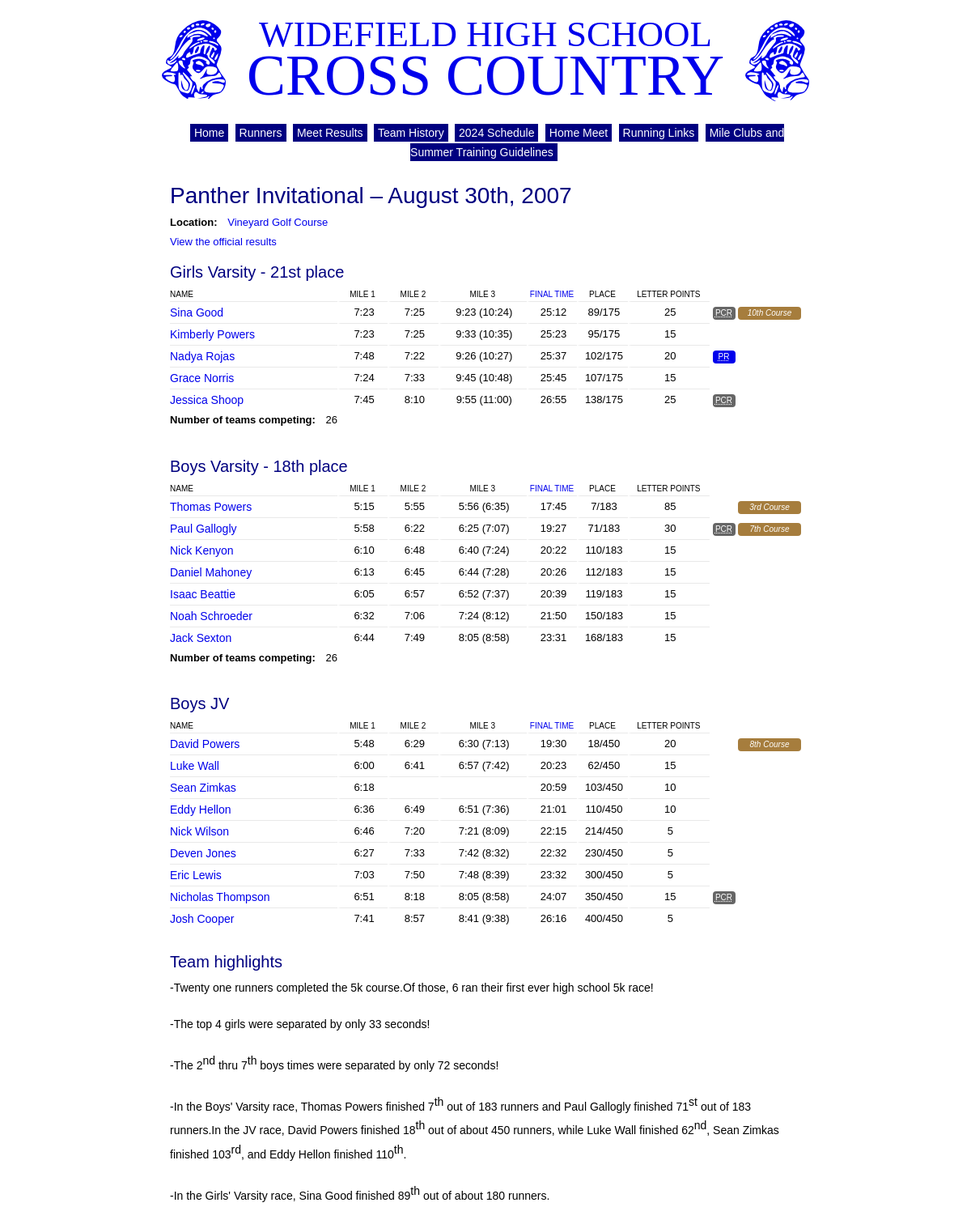
The app's page /meets/1/ with its own data.
### simplemenu/models.py (models this page shows, shortened)
class Menu(models.Model):
	name = models.CharField(max_length=255)
	slug = models.SlugField()
	class Admin:
		pass

class MenuItem(models.Model):
	menu = models.ForeignKey(Menu, on_delete=models.DO_NOTHING)
	url = models.CharField(max_length=1024)
	title = models.CharField(max_length=100)
	description = models.CharField(max_length=255,blank=True,null=True)
	sort = models.IntegerField(default=0)
	class Meta:
		ordering = ['sort']
	class Admin:
		pass

### crosscountry/models.py (models this page shows, shortened)
class Meet(models.Model):
  name = models.CharField(max_length=255, blank=True)
  course = models.ForeignKey(Course,on_delete=models.SET_NULL, null=True, blank=True) # course can be null for meets that are not on a specific course on_delete=models.CASCADE,
  occurred_at = models.DateTimeField('date')
  num_teams = models.IntegerField(null=True,blank=True)
  official_results_url = models.URLField(blank=True, null=True)
  summary = models.TextField(null=True,blank=True)
  team_place_female = models.IntegerField(null=True,editable=False)
  top_finish_female = models.IntegerField(null=True,editable=False)
  pack_time_female = models.IntegerField(null=True,editable=False)
  team_place_male = models.IntegerField(null=True,editable=False)
  top_finish_male = models.IntegerField(null=True,editable=False)
  pack_time_male = models.IntegerField(null=True,editable=False)
  objects = MeetManager()
  class Admin:
    list_display = ('name','course','team_place_female','team_place_male','top_finish_female','top_finish_male')
  class Meta:
    db_table = 'crosscountry_meet'
    ordering = ['-occurred_at']
  def get_absolute_url(self):
    return	"/meets/%i/" % self.id

class Course(models.Model):
  name = models.CharField(max_length=255)
  description = models.TextField(null=True,blank=True)
  directions = models.TextField(null=True,blank=True)
  address1 = models.CharField(max_length=255,null=True,blank=True)
  zip_code = models.PositiveIntegerField(null=True,blank=True)
  route_url = models.CharField('Route URL', max_length=255,null=True,blank=True)
  route = models.TextField(null=True,blank=True)
  class Meta:
    ordering = ['name']
    db_table = 'crosscountry_course'
  class Admin:
    list_display = ('name','address1','zip_code')
  def get_absolute_url(self):
    return	"/courses/%i/" % self.id

class Race(models.Model):
  meet = models.ForeignKey(Meet,on_delete=models.SET_NULL, null=True, blank=True)
  team = models.CharField(max_length=3, choices=TEAM_CHOICES)
  time = models.TimeField(null=True,blank=True)
  num_runners = models.IntegerField(null=True,blank=True)
  team_place = models.IntegerField(null=True,blank=True)
  num_teams = models.IntegerField(null=True,blank=True)
  top_finish = models.IntegerField(null=True,editable=False)
  pack_time = models.IntegerField(null=True,editable=False)
  meet_name = models.CharField(max_length=255, editable=False)
  course_name = models.CharField(max_length=255,editable=False)
  occurred_at = models.DateTimeField('date',editable=False)
  class Admin:
    list_display = ('meet','team','course_name','team_place','top_finish','pack_time')
    list_filter = ['team','occurred_at','course_name']
    date_hierarchy = 'occurred_at'
    js = [ '/media/javascript/convert_times.js' ]

class Run(models.Model):
  runner = models.ForeignKey(Runner, on_delete=models.CASCADE)
  race = models.ForeignKey(Race, on_delete=models.CASCADE)
  mile_1_time = models.IntegerField(null=True,blank=True)
  mile_2_time = models.IntegerField(null=True,blank=True)
  split_2 = models.IntegerField(null=True,editable=False)
  split_3 = models.IntegerField(null=True,editable=False)
  final_time = models.IntegerField(null=True,blank=True) # in seconds
  place = models.IntegerField(null=True,blank=True)
  letter_points = models.IntegerField(null=True,editable=False)
  pr = models.BooleanField(editable=False)
  pr_course = models.BooleanField(editable=False)
  sb = models.BooleanField(editable=False)
  all_time_rank = models.IntegerField(editable=False)
  grade_rank = models.IntegerField(editable=False)
  course_rank = models.IntegerField(editable=False)
  gender = models.CharField(max_length=1,editable=False)
  meet = models.ForeignKey(Meet,editable=False, on_delete=models.CASCADE)
  course = models.ForeignKey(Course, editable=False, on_delete=models.CASCADE)
  occurred_at = models.DateTimeField('date', editable=False)
  grade = models.IntegerField(editable=False)
  objects = models.Manager()
  freshmanruns = FreshmanRunsManager()
  sophomoreruns = SophomoreRunsManager()
  juniorruns = JuniorRunsManager()
  seniorruns = SeniorRunsManager()
  class Admin:
    pass
  def mile_3_pace(self):
    return (self.split_3)*(1./1782)*1609

class Runner(models.Model):
  name = models.CharField(max_length=255)
  created_at = models.DateTimeField(auto_now_add = True)
  gender = models.CharField(max_length=1, choices=GENDER_CHOICES)
  year = models.IntegerField()
  people = RunnerManager()
  men = MaleManager()
  women = FemaleManager()
  class Meta:
    ordering = ['name']
    db_table = 'crosscountry_runner'
  class Admin:
    list_filter = ['year','gender']
    search_fields = ['name']
  def get_absolute_url(self):
    return	"/runners/%i/" % self.id

### whsxc/views.py (the view)
# urls.py: path('meets/<int:object_id>/', views.meet_detail),
def meet_detail(request, object_id=-1, sort=None):
    meet = get_object_or_404(Meet, pk=object_id)
    races = meet.race_set.order_by('team')
    if sort == 'final':
        return HttpResponsePermanentRedirect(meet.get_absolute_url())
    if sort == None:
        sort = 'final'
    sort_field = {
    'split1': 'mile_1_time',
    'split2': 'split_2',
    'split3': 'split_3',
    'final': 'final_time',
    'place': 'place',
    'points': 'letter_points',
    }[sort]
    return render(request, 'meets/meet_detail.html', { 'meet': meet, 'races': races, 'sort_runs_by': sort_field,},)

### crosscountry/templatetags/crosscountry_extras.py (called while the page is built)
def less_than(value, num):
  if not value:
    return False
  return value < int(num)

def team_name(value):
  return {
    '1GV': 'Girls Varsity',
    '2BV': 'Boys Varsity',
    '3GJ': 'Girls JV',
    '4BJ': 'Boys JV',
    '5GF': 'Girls Frosh/Soph',
    '6BF': 'Boys Frosh/Soph',
  }[value]

def convert_seconds(value):
  if str(value.__class__) == "<type 'unicode'>":
    return value
  else:
    return "%d:%02d" % (value/60,value%60)

  def render(self, context):
    context['runs'] = context['race'].run_set.order_by(context['sort_runs_by'])
    return ''

### simplemenu/templatetags/simplemenus.py (called while the page is built)
def flatmenu(menuslug=None,cururl=None):
	menu = Menu.objects.get(slug=menuslug)
	menuitems = menu.menuitem_set.all()
	if len(menuitems) < 1:
		return ""
	m = '<ul id="%s-menu" class="flat-menu">' % menuslug
	for mi in menuitems:
		m = m + '<li><a href="%s" title="%s"' % (mi.url, mi.description)
		if cururl == mi.url:
			m = m + ' class="current"'
		m = m + '>%s</a></li>' % mi.title
	m = m + '</ul>'
	return mark_safe(m)

### meets/templates/meets/meet_detail.html (shortened to what this page needs)
{% extends "base.html" %}
{% load crosscountry_extras %}
{% load humanize %}
{% block content %}
  <h1>{% if meet.name %} {{ meet.name }} &ndash; {% endif %} {{ meet.occurred_at|date:"F jS, Y" }}</h1>
  <p class="meet-meta">
    <b>Location:</b>
    <a href="{{ meet.course.get_absolute_url }}">{{ meet.course.name }}</a>
  </p>
  {% if meet.official_results_url %}<p class="meet-meta"><a href="{{ meet.official_results_url }}" title="Click here to see the official results for this meet">View the official results</a></p>{% endif %}
  {% for race in races %}
  {% if race.num_teams or runs %}
  <h2>{{ race.team|team_name }}{% if race.team_place %} <span>- {{ race.team_place|ordinal }} place</span>{% endif %}</h2>
    {% if runs %}
    <table>
      <tr>
        <th class="name">Name</th>
        <th width="8%" {% if sort_runs_by == 'mile_1_time' %}class="selected"{% endif %}><a href="{{ meet.get_absolute_url }}sort-split1/">Mile 1</a></th>
        <th width="8%" {% if sort_runs_by == 'split_2' %}class="selected"{% endif %}><a href="{{ meet.get_absolute_url }}sort-split2/">Mile 2</a></th>
        <th width="14%"{% if sort_runs_by == 'split_3' %} class="selected"{% endif %}><a href="{{ meet.get_absolute_url }}sort-split3/">Mile 3</a></th>
        <th width="8%"{% if sort_runs_by == 'final_time' %} class="selected"{% endif %}><a href="{{ meet.get_absolute_url }}sort-final/">Final <span class="screen-only">time</span></a></th>
        <th width="8%"{% if sort_runs_by == 'place' %} class="selected"{% endif %}><a href="{{ meet.get_absolute_url }}sort-place/">Place</a></th>
        <th width="13%" ><a href="{{ meet.get_absolute_url }}sort-points/"><span class="screen-only">Letter points</span></a></th>
        <th class="personal-records" width="35"></th>
        <th class="ranks" width="78"></th>
      </tr>
      {% for run in runs %}
        <tr class="{% if forloop.counter|divisibleby:2 %}even{% else %}odd{% endif %}">
          <td class="name"> <a href="{{ run.runner.get_absolute_url }}">{{ run.runner.name }}</a> </td>
          <td class="col-start"> {% if run.mile_1_time %}{{ run.mile_1_time|convert_seconds }}{% endif %} </td>
          <td class="col-start"> {% if run.mile_1_time and run.mile_2_time %}{{ run.split_2|convert_seconds }}{% endif %} </td>
          <td class="col-start"> {% if run.mile_2_time %}{{ run.mile_3_pace|convert_seconds }} ({{ run.split_3|convert_seconds }}){% endif %} </td>
          <td class="col-start"> {{ run.final_time|convert_seconds }} </td>
          <td class="col-start"> {% if run.place %}{{ run.place }}{% if race.num_runners %}/{{ race.num_runners }}{% endif %}{% endif %}</td>
          <td class="col-start"> {{ run.letter_points }} </td>
          <td class="badges personal-records">
            {% if run.pr %}
              <abbr class="pr" title="Personal Record">PR</abbr>
            {% else %}
              {% if run.pr_course %}
                <abbr class="pr-course" title="Personal Course Record">PCR</abbr>
              {% endif %}
            {% endif %}
          </td>
          <td class="badges ranks">
            {% if run.all_time_rank|less_than:11 %}
              <a class="all-time-rank" href="/top10/#all-time">{{ run.all_time_rank|ordinal }} All Time</a>
            {% else %}
              {% if run.grade_rank|less_than:11 %}
                <a class="grade-rank" href="/top10/#{{ run.grade|grade_name|slugify}}">{{ run.grade_rank|ordinal }} {{ run.grade|grade_name }}</a>
              {% else %}
                {% if run.course_rank|less_than:11 %}
                  <a class="course-rank" href="/courses/{{ run.course.id }}/#all-time">{{ run.course_rank|ordinal }} Course</a>
                {% endif %}
              {% endif %}
            {% endif %}
          </td>
        </tr>
      {% endfor %}
    </table>
    {% endif %}
    {% if race.num_teams %}<p class="race-meta"><b>Number of teams competing:</b> {{ race.num_teams }}</p>{% endif %}
  {% endif %}
  {% endfor %}
  {% if meet.summary %}
    <h2>Team highlights</h2>
    {{ meet.summary|safe|linebreaks }}
  {% endif %}
{% endblock %}

### templates/base.html (shortened to what this page needs)
{% load static %}
<!DOCTYPE html>
<html lang="en">
	<head>
		<link href="{% static 'stylesheets/style_v2.css' %}" rel="Stylesheet" type="text/css" />
	</head>
	<body>
		<div id="title"><span id="title-school">Widefield High School</span> <span id="title-crosscountry">Cross Country</span></div>
		<div id="content">
			{% load simplemenus %}
			{% flatmenu 'navigation' %}
			{% block content %} default content {% endblock %}
		</div>
	</body>
</html>

### static/stylesheets/style_v2.css (style rules this page uses)
html, body, div, span, applet, object, iframe, h1, h2, h3, h4, h5, h6, p, blockquote, pre, a, abbr, acronym, address, big, cite, code, del, dfn, em, font, img, ins, kbd, q, s, samp, small, strike, strong, sub, sup, tt, var, dl, dt, dd, ol, ul, li, fieldset, form, label, legend, table, caption, tbody, tfoot, thead, tr, th, td { margin: 0; padding: 0; border: 0; outline: 0; font-weight: inherit; font-style: inherit; font-size: 100%; font-family: inherit; }
body { line-height: 1; color: black; background: white; }
table { border-collapse: separate; border-spacing: 0; }
caption, th, td { text-align: left; font-weight: normal; }
body { font-family: 'Helvetica', 'Arial', sans-serif; font-size: 14px; line-height: 24px; margin-bottom: 50px; }
#title { color: #0000ec; font-family: "Georgia", "Garamond", serif; margin: auto; max-width: 800px; padding: 20px 0 30px; text-align: center; }
#title span { background-image: url('/static/mascot.png'); background-repeat: no-repeat; display: block; text-transform: uppercase; }
#title-school { background-position: 100% 5px; font-size: 45px; line-height: 45px; padding: 0 90px 72px; }
#title-crosscountry { background-position: 0% 5px; font-size: 72px; line-height: 57px; margin-top: -117px; padding: 45px 90px 0; }
#content { margin: auto; max-width: 780px; }
#navigation-menu { list-style-type: none; padding: 0 0 1.5em; text-align: center; }
#navigation-menu li { display: inline; margin: 0 .3em; }
#navigation-menu a { background-color: navy; color: white; padding: 3px 5px 3px; text-decoration: none; }
a { color: #0000ec; text-decoration: none; }
abbr { border-bottom: 1px dotted; }
h1 { color: navy; font-size: 28px; line-height: 1.5em; }
h2 { clear: both; color: navy; font-size: 20px; line-height: 1em; padding: .75em 0 .5em; }
table+h2 { padding-top: 1.5em; }
p { padding-bottom: 1.5em; }
p.meet-meta , p.runner-meta { padding-bottom: 0; font-size: 13px; }
p.race-meta { font-size: 13px; }
p.meet-meta b , p.race-meta b { margin-right: .7em; }
table { width: 100%; }
tr td { border-top: 1px solid #E9E9E9; }
th { font-weight: normal; text-align: center; text-transform: uppercase; line-height: 16px; height: 16px; font-size: 10px; }
th a { color: black; }
th.selected a { color: #0000ec; }
td { padding: 4px 0px; line-height: 18px; font-size: 13px; text-align: center; }
td.name, th.name, td.meet, th.meet, td.location, th.location, td.date, th.date { text-align: left; }
td.name, td.meet { font-size: 14px; }
td.col-start { border-left: 4px solid #fff; }
ul, ol, dl { padding-bottom: 1.5em; }
ul, ol { padding-left: 1.5em; }
td.badges { padding: 0; border-top-color: #FFF; }
.pr, .pr-course, .sb { background-color: #0000ec; border: 0; color: white; display: inline-block; font-size: 10px; line-height: 12px; min-width: 24px; padding: 2px; -moz-border-radius: 4px; border-radius: 4px; text-align: center; }
.pr-course { background-color: #666; }
.all-time-rank, .course-rank, .grade-rank { background: gold; color: #444; border: 0; font-size: 10px; font-style: italic; display: inline-block; line-height: 12px; min-width: 72px; padding: 2px 3px; text-align: center; -moz-border-radius: 4px; border-radius: 4px; text-align: center; }
.course-rank { background: #A67D3D; color: #FFF; }

### records on screen
Menu: id.description "Home Runners Meet Results Team History 2024 Schedule Home Meet Running Links Mile Clubs and Summer Training Guidelines"
Meet: name "Panther Invitational", occurred_at "August 30th, 2007", course.name "Vineyard Golf Course", summary "-Twenty one runners completed the 5k course.Of those, 6 ran their first ever high school 5k race! -The top 4 girls were separated by only 33 seconds! -The 2 nd thru 7 th boys times were separated by only 72 seconds! -In the Boys' Varsity race, Thomas Powers finished 7 th out of 183 runners and Paul Gallogly finished 71 st out of 183 runners.In the JV race, David Powers finished 18 th out of about 450 runners, while Luke Wall finished 62 nd , Sean Zimkas finished 103 rd , and Eddy Hellon finished 110 th . -In the Girls' Varsity race, Sina Good finished 89 th out of about 180 runners."
Race: team|team_name "Girls Varsity", team_place|ordinal "21st", num_runners "175", num_teams "26"
Run: runner.name "Sina Good", mile_1_time|convert_seconds "7:23", split_2|convert_seconds "7:25", mile_3_pace|convert_seconds "9:23", split_3|convert_seconds "10:24", final_time|convert_seconds "25:12", place "89", letter_points "25", pr "PCR", course_rank|ordinal "10th"
Run: runner.name "Kimberly Powers", mile_1_time|convert_seconds "7:23", split_2|convert_seconds "7:25", mile_3_pace|convert_seconds "9:33", split_3|convert_seconds "10:35", final_time|convert_seconds "25:23", place "95", letter_points "15"
Run: runner.name "Nadya Rojas", mile_1_time|convert_seconds "7:48", split_2|convert_seconds "7:22", mile_3_pace|convert_seconds "9:26", split_3|convert_seconds "10:27", final_time|convert_seconds "25:37", place "102", letter_points "20", pr "PR"
Run: runner.name "Grace Norris", mile_1_time|convert_seconds "7:24", split_2|convert_seconds "7:33", mile_3_pace|convert_seconds "9:45", split_3|convert_seconds "10:48", final_time|convert_seconds "25:45", place "107", letter_points "15"
Run: runner.name "Jessica Shoop", mile_1_time|convert_seconds "7:45", split_2|convert_seconds "8:10", mile_3_pace|convert_seconds "9:55", split_3|convert_seconds "11:00", final_time|convert_seconds "26:55", place "138", letter_points "25", pr "PCR"
Race: team|team_name "Boys Varsity", team_place|ordinal "18th", num_runners "183", num_teams "26"
Run: runner.name "Thomas Powers", mile_1_time|convert_seconds "5:15", split_2|convert_seconds "5:55", mile_3_pace|convert_seconds "5:56", split_3|convert_seconds "6:35", final_time|convert_seconds "17:45", place "7", letter_points "85", course_rank|ordinal "3rd"
Run: runner.name "Paul Gallogly", mile_1_time|convert_seconds "5:58", split_2|convert_seconds "6:22", mile_3_pace|convert_seconds "6:25", split_3|convert_seconds "7:07", final_time|convert_seconds "19:27", place "71", letter_points "30", pr "PCR", course_rank|ordinal "7th"
Run: runner.name "Nick Kenyon", mile_1_time|convert_seconds "6:10", split_2|convert_seconds "6:48", mile_3_pace|convert_seconds "6:40", split_3|convert_seconds "7:24", final_time|convert_seconds "20:22", place "110", letter_points "15"
Run: runner.name "Daniel Mahoney", mile_1_time|convert_seconds "6:13", split_2|convert_seconds "6:45", mile_3_pace|convert_seconds "6:44", split_3|convert_seconds "7:28", final_time|convert_seconds "20:26", place "112", letter_points "15"
Run: runner.name "Isaac Beattie", mile_1_time|convert_seconds "6:05", split_2|convert_seconds "6:57", mile_3_pace|convert_seconds "6:52", split_3|convert_seconds "7:37", final_time|convert_seconds "20:39", place "119", letter_points "15"
Run: runner.name "Noah Schroeder", mile_1_time|convert_seconds "6:32", split_2|convert_seconds "7:06", mile_3_pace|convert_seconds "7:24", split_3|convert_seconds "8:12", final_time|convert_seconds "21:50", place "150", letter_points "15"
Run: runner.name "Jack Sexton", mile_1_time|convert_seconds "6:44", split_2|convert_seconds "7:49", mile_3_pace|convert_seconds "8:05", split_3|convert_seconds "8:58", final_time|convert_seconds "23:31", place "168", letter_points "15"
Race: team|team_name "Boys JV", num_runners "450"
Run: runner.name "David Powers", mile_1_time|convert_seconds "5:48", split_2|convert_seconds "6:29", mile_3_pace|convert_seconds "6:30", split_3|convert_seconds "7:13", final_time|convert_seconds "19:30", place "18", letter_points "20", course_rank|ordinal "8th"
Run: runner.name "Luke Wall", mile_1_time|convert_seconds "6:00", split_2|convert_seconds "6:41", mile_3_pace|convert_seconds "6:57", split_3|convert_seconds "7:42", final_time|convert_seconds "20:23", place "62", letter_points "15"
Run: runner.name "Sean Zimkas", mile_1_time|convert_seconds "6:18", final_time|convert_seconds "20:59", place "103", letter_points "10"
Run: runner.name "Eddy Hellon", mile_1_time|convert_seconds "6:36", split_2|convert_seconds "6:49", mile_3_pace|convert_seconds "6:51", split_3|convert_seconds "7:36", final_time|convert_seconds "21:01", place "110", letter_points "10"
Run: runner.name "Nick Wilson", mile_1_time|convert_seconds "6:46", split_2|convert_seconds "7:20", mile_3_pace|convert_seconds "7:21", split_3|convert_seconds "8:09", final_time|convert_seconds "22:15", place "214", letter_points "5"
Run: runner.name "Deven Jones", mile_1_time|convert_seconds "6:27", split_2|convert_seconds "7:33", mile_3_pace|convert_seconds "7:42", split_3|convert_seconds "8:32", final_time|convert_seconds "22:32", place "230", letter_points "5"
Run: runner.name "Eric Lewis", mile_1_time|convert_seconds "7:03", split_2|convert_seconds "7:50", mile_3_pace|convert_seconds "7:48", split_3|convert_seconds "8:39", final_time|convert_seconds "23:32", place "300", letter_points "5"
Run: runner.name "Nicholas Thompson", mile_1_time|convert_seconds "6:51", split_2|convert_seconds "8:18", mile_3_pace|convert_seconds "8:05", split_3|convert_seconds "8:58", final_time|convert_seconds "24:07", place "350", letter_points "15", pr "PCR"
Run: runner.name "Josh Cooper", mile_1_time|convert_seconds "7:41", split_2|convert_seconds "8:57", mile_3_pace|convert_seconds "8:41", split_3|convert_seconds "9:38", final_time|convert_seconds "26:16", place "400", letter_points "5"
